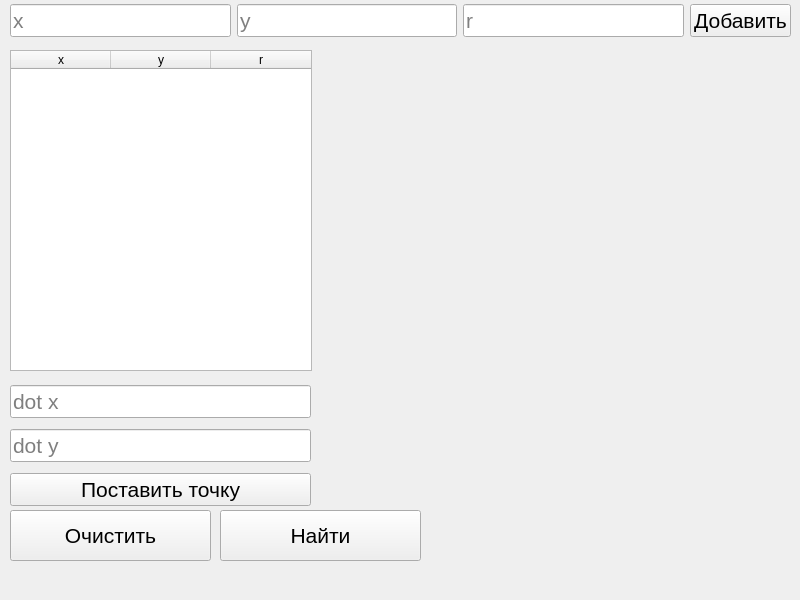
<?xml version="1.0" encoding="UTF-8"?>
<ui version="4.0">
 <class>MyWindow</class>
 <widget class="QMainWindow" name="MyWindow">
  <property name="enabled">
   <bool>true</bool>
  </property>
  <property name="geometry">
   <rect>
    <x>0</x>
    <y>0</y>
    <width>800</width>
    <height>600</height>
   </rect>
  </property>
  <property name="minimumSize">
   <size>
    <width>800</width>
    <height>600</height>
   </size>
  </property>
  <property name="maximumSize">
   <size>
    <width>800</width>
    <height>600</height>
   </size>
  </property>
  <property name="windowTitle">
   <string>MyWindow</string>
  </property>
  <widget class="QWidget" name="centralwidget">
   <widget class="QWidget" name="horizontalLayoutWidget">
    <property name="geometry">
     <rect>
      <x>10</x>
      <y>0</y>
      <width>781</width>
      <height>41</height>
     </rect>
    </property>
    <layout class="QHBoxLayout" name="horizontalLayout">
     <item>
      <widget class="QLineEdit" name="x_input">
       <property name="font">
        <font>
         <pointsize>16</pointsize>
        </font>
       </property>
       <property name="text">
        <string/>
       </property>
       <property name="placeholderText">
        <string>x</string>
       </property>
      </widget>
     </item>
     <item>
      <widget class="QLineEdit" name="y_input">
       <property name="font">
        <font>
         <pointsize>16</pointsize>
        </font>
       </property>
       <property name="text">
        <string/>
       </property>
       <property name="placeholderText">
        <string>y</string>
       </property>
      </widget>
     </item>
     <item>
      <widget class="QLineEdit" name="r_input">
       <property name="font">
        <font>
         <pointsize>16</pointsize>
        </font>
       </property>
       <property name="placeholderText">
        <string>r</string>
       </property>
      </widget>
     </item>
     <item>
      <widget class="QPushButton" name="add_circle_btn">
       <property name="font">
        <font>
         <pointsize>16</pointsize>
        </font>
       </property>
       <property name="text">
        <string>Добавить</string>
       </property>
      </widget>
     </item>
    </layout>
   </widget>
   <widget class="QTableWidget" name="circles_table">
    <property name="geometry">
     <rect>
      <x>10</x>
      <y>50</y>
      <width>302</width>
      <height>321</height>
     </rect>
    </property>
    <property name="columnCount">
     <number>3</number>
    </property>
    <attribute name="verticalHeaderVisible">
     <bool>false</bool>
    </attribute>
    <attribute name="verticalHeaderHighlightSections">
     <bool>false</bool>
    </attribute>
    <column>
     <property name="text">
      <string>x</string>
     </property>
    </column>
    <column>
     <property name="text">
      <string>y</string>
     </property>
    </column>
    <column>
     <property name="text">
      <string>r</string>
     </property>
    </column>
   </widget>
   <widget class="QWidget" name="verticalLayoutWidget">
    <property name="geometry">
     <rect>
      <x>319</x>
      <y>49</y>
      <width>471</width>
      <height>461</height>
     </rect>
    </property>
    <layout class="QVBoxLayout" name="paint_lt"/>
   </widget>
   <widget class="QPushButton" name="count_btn">
    <property name="geometry">
     <rect>
      <x>220</x>
      <y>510</y>
      <width>201</width>
      <height>51</height>
     </rect>
    </property>
    <property name="font">
     <font>
      <pointsize>16</pointsize>
     </font>
    </property>
    <property name="text">
     <string>Найти</string>
    </property>
   </widget>
   <widget class="QPushButton" name="clear_btn">
    <property name="geometry">
     <rect>
      <x>10</x>
      <y>510</y>
      <width>201</width>
      <height>51</height>
     </rect>
    </property>
    <property name="font">
     <font>
      <pointsize>16</pointsize>
     </font>
    </property>
    <property name="text">
     <string>Очистить</string>
    </property>
   </widget>
   <widget class="QWidget" name="verticalLayoutWidget_2">
    <property name="geometry">
     <rect>
      <x>10</x>
      <y>380</y>
      <width>301</width>
      <height>131</height>
     </rect>
    </property>
    <layout class="QVBoxLayout" name="verticalLayout">
     <item>
      <widget class="QLineEdit" name="dot_x_le">
       <property name="font">
        <font>
         <pointsize>16</pointsize>
        </font>
       </property>
       <property name="placeholderText">
        <string>dot x</string>
       </property>
      </widget>
     </item>
     <item>
      <widget class="QLineEdit" name="dot_y_le">
       <property name="font">
        <font>
         <pointsize>16</pointsize>
        </font>
       </property>
       <property name="placeholderText">
        <string>dot y</string>
       </property>
      </widget>
     </item>
     <item>
      <widget class="QPushButton" name="add_dot_btn">
       <property name="font">
        <font>
         <pointsize>16</pointsize>
        </font>
       </property>
       <property name="text">
        <string>Поставить точку</string>
       </property>
      </widget>
     </item>
    </layout>
   </widget>
  </widget>
  <widget class="QMenuBar" name="menubar">
   <property name="geometry">
    <rect>
     <x>0</x>
     <y>0</y>
     <width>800</width>
     <height>37</height>
    </rect>
   </property>
  </widget>
 </widget>
 <resources/>
 <connections/>
</ui>
